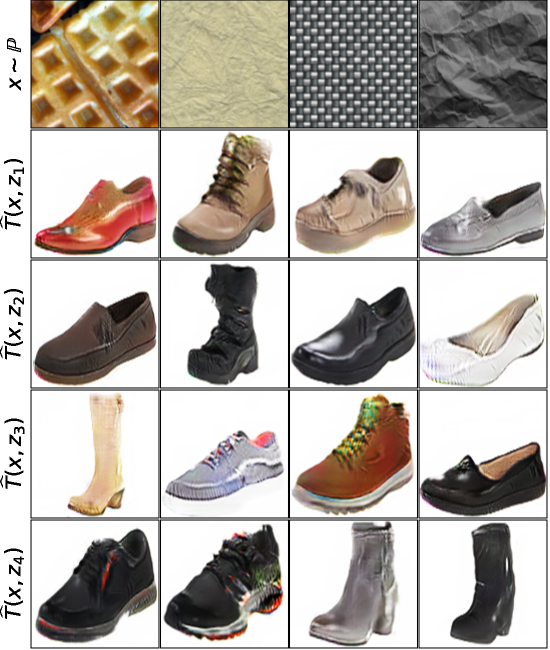
#> input picture munit_textures2shoes_test.png, 1100 x 1300 px, given as the content of the folder edges2shoes/val, which was not available (shown at 1/2 size)
$ python split_edges_and_shoes.py
#> lines starting #> are read from the running program, lines starting #| are printed output that depends on the picture; pictures that were not available may be replaced by others from this repository, and a replacement may not be noted
import os
import cv2
import argparse

parser = argparse.ArgumentParser('separate image pairs')
parser.add_argument('--fold_AB', dest='fold_AB', help='output directory', type=str, default='edges2shoes')
parser.add_argument('--split', dest='split', help='train / val split', type=str, default='val')
args = parser.parse_args()

for arg in vars(args):
    print('[%s] = ' % arg,  getattr(args, arg))

sp = args.split
img_fold_AB = os.path.join(args.fold_AB, sp)
img_list = os.listdir(img_fold_AB)
num_imgs = len(img_list)
print('split = %s, use %d/%d images' % (sp, num_imgs, len(img_list)))
img_fold_A = os.path.join(args.fold_AB, sp+"A")
img_fold_B = os.path.join(args.fold_AB, sp+"B")
if not os.path.isdir(img_fold_A):
    os.makedirs(img_fold_A)
if not os.path.isdir(img_fold_B):
    os.makedirs(img_fold_B)
print('split = %s, number of images = %d' % (sp, num_imgs))
for n in range(num_imgs):
    name_AB = img_list[n]
    path_AB = os.path.join(img_fold_AB, name_AB)
    assert os.path.isfile(path_AB)
    name_A = name_AB.replace('_AB.', '_A.')
    name_B = name_AB.replace('_AB.', '_B.')
    path_A = os.path.join(img_fold_A, name_A)
    path_B = os.path.join(img_fold_B, name_B)

    im_AB = cv2.imread(path_AB, cv2.IMREAD_COLOR)
#> im_AB is the input picture: shape (1300, 1100, 3); mean B, G, R 171.1, 177.8, 184.3
    im_A = im_AB[:, :256, :]
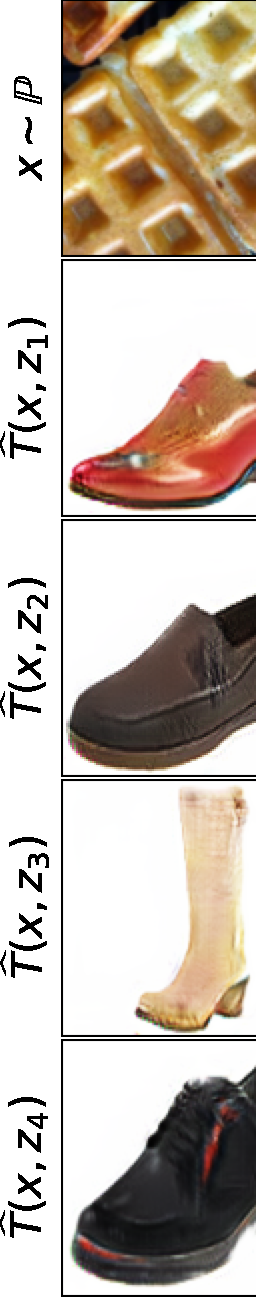
#> im_A: shape (1300, 256, 3); mean B, G, R 175.8, 187.3, 199.2
    im_B = im_AB[:, 256:, :]
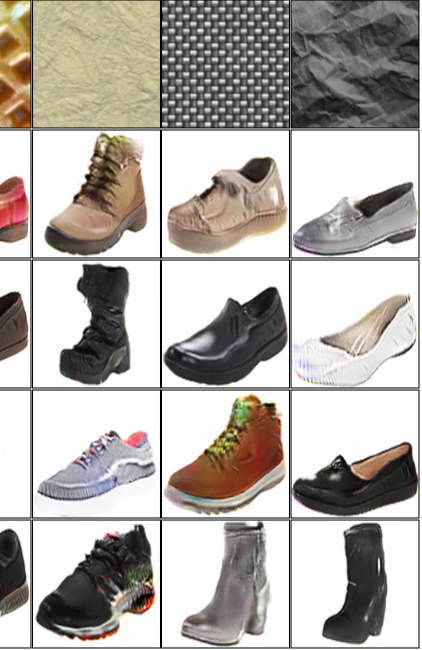
#> im_B: shape (1300, 844, 3) (shown at 1/2 size); mean B, G, R 169.6, 174.9, 179.8
    cv2.imwrite(path_A, im_A)
    cv2.imwrite(path_B, im_B)

$ run again, on not_munit_outdoor2church_test.png
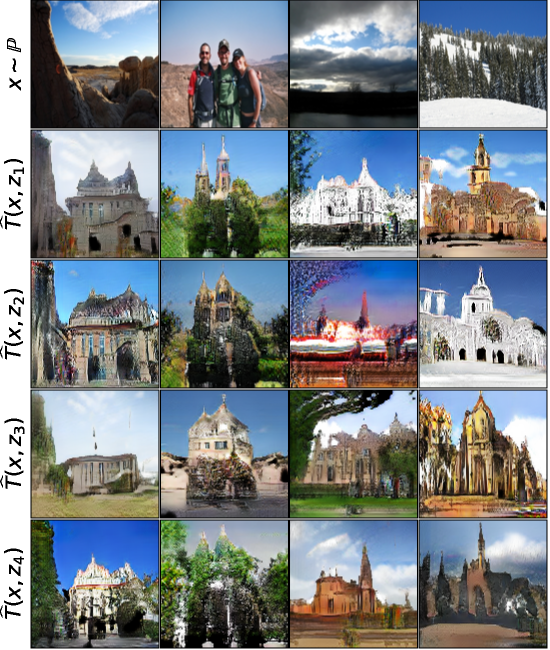
#> input picture not_munit_outdoor2church_test.png, 1100 x 1300 px, given as the content of the folder edges2shoes/val, which was not available (shown at 1/2 size)
#> im_AB is the input picture: shape (1300, 1100, 3); mean B, G, R 135.2, 130.2, 123.1
#> `im_A = im_AB[:, :256, :]`:
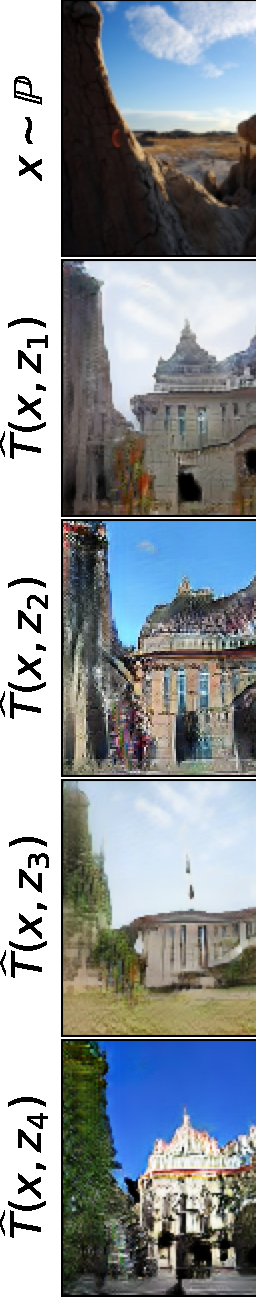
#> im_A: shape (1300, 256, 3); mean B, G, R 155.4, 150.5, 143.6
#> `im_B = im_AB[:, 256:, :]`:
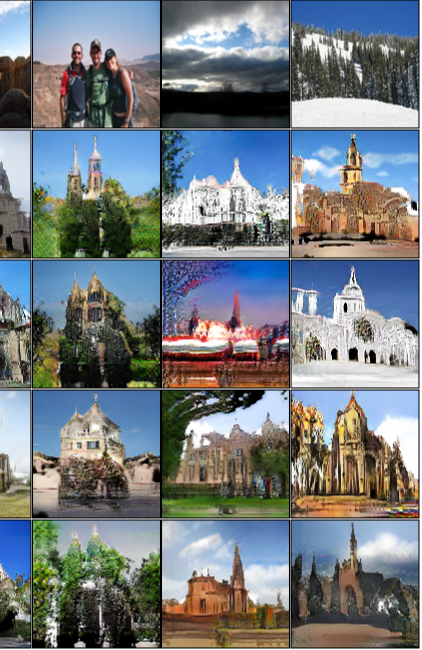
#> im_B: shape (1300, 844, 3) (shown at 1/2 size); mean B, G, R 129.1, 124.1, 116.8

$ run again, on starganv2_bags2shoes_test.png
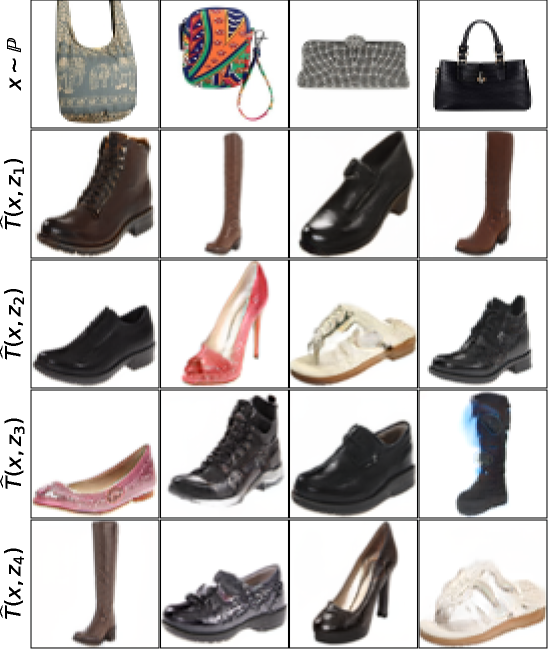
#> input picture starganv2_bags2shoes_test.png, 1100 x 1300 px, given as the content of the folder edges2shoes/val, which was not available (shown at 1/2 size)
#> im_AB is the input picture: shape (1300, 1100, 3); mean B, G, R 193.2, 194.7, 198.6
#> `im_A = im_AB[:, :256, :]`:
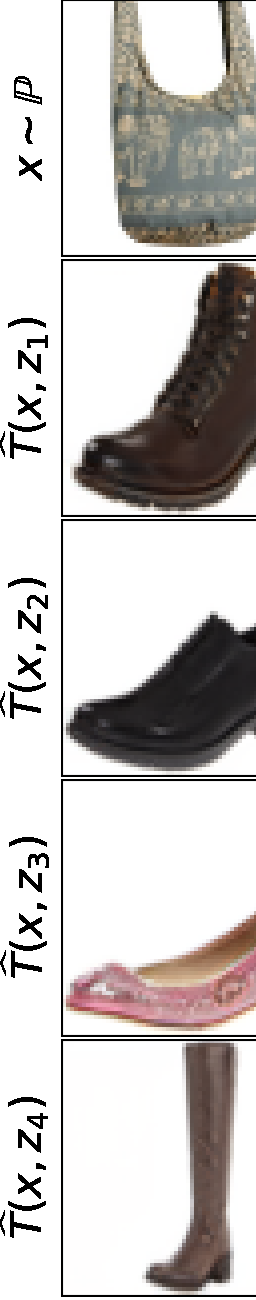
#> im_A: shape (1300, 256, 3); mean B, G, R 196.3, 198.1, 201.7
#> `im_B = im_AB[:, 256:, :]`:
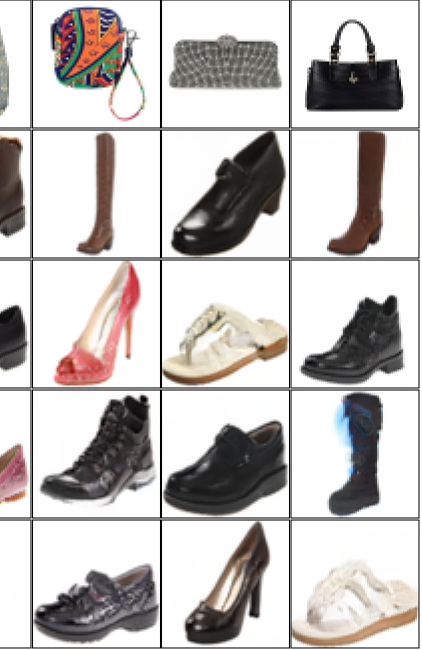
#> im_B: shape (1300, 844, 3) (shown at 1/2 size); mean B, G, R 192.2, 193.6, 197.7
